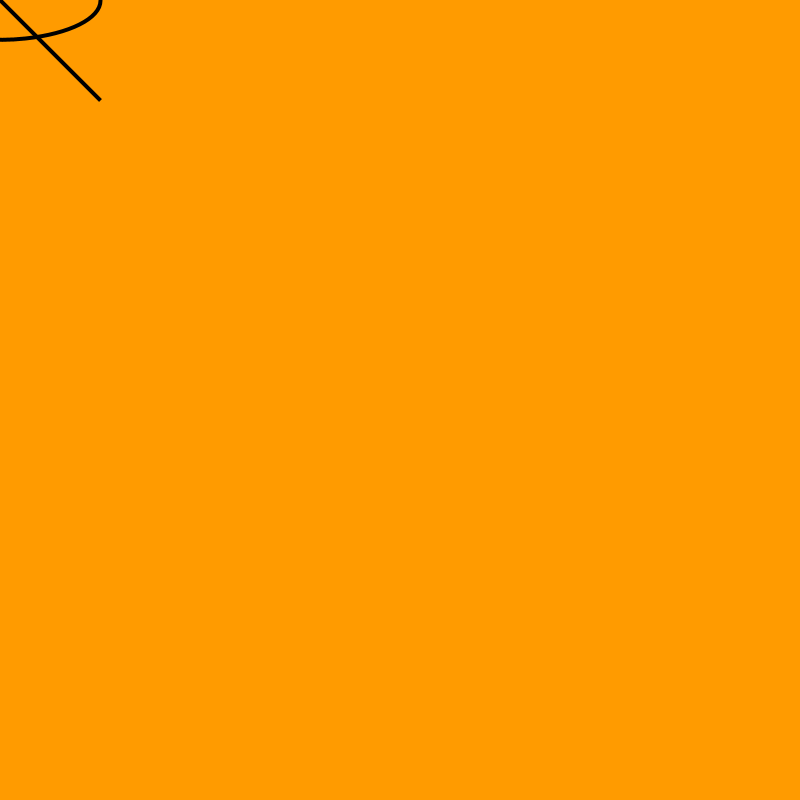
Frame 1 (no input)
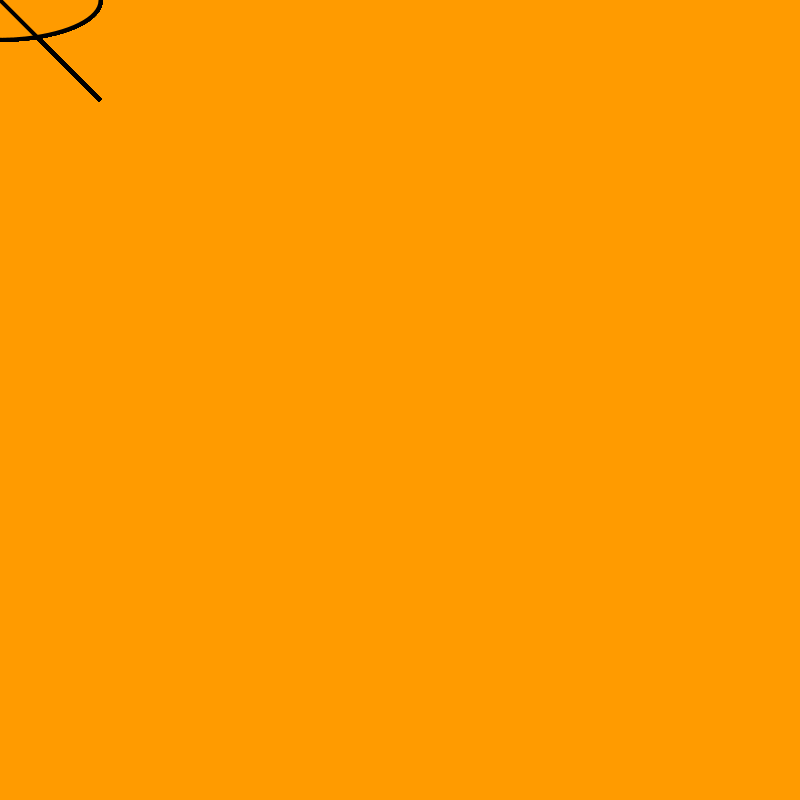
Frame 60 (the mouse pressed at the canvas centre just before this capture)
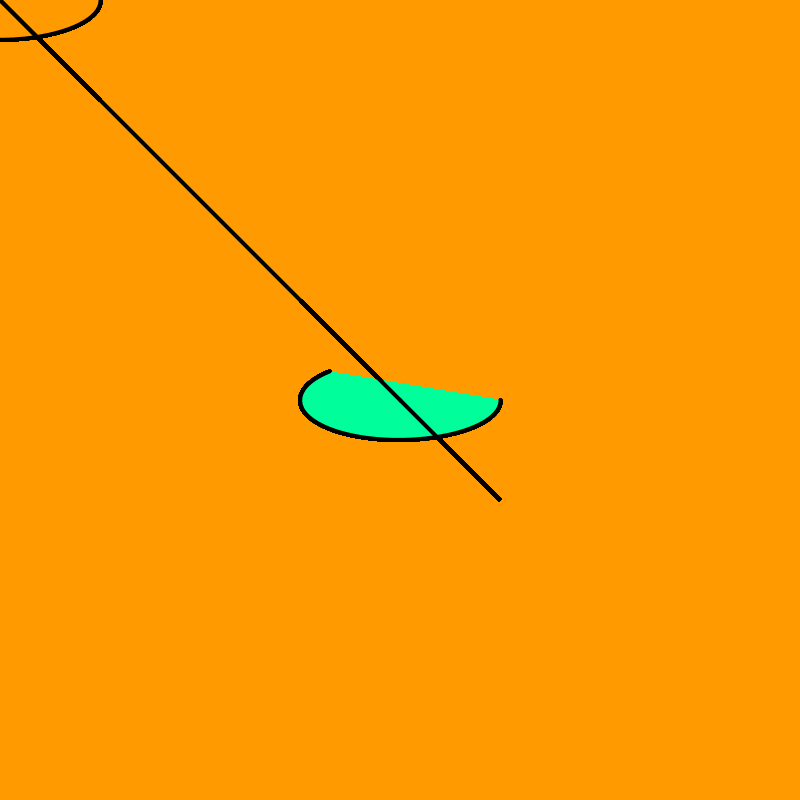
Frame 120 (the mouse held since frame 60 and released just before this capture)

The Processing sketch that drew these frames (run headless with seeded random() and noise(); from frame 60 on, the mouse is pressed at the canvas centre):

// Processing sketch: sketch_004
// ── sketch_004.pde
// Form

float i = 0;
void setup() {
  size(800, 800);
  background(255, 155, 0);
}

void draw() {
  strokeWeight(4);

  if (mousePressed) {
    
    fill(0, 255, 155);
  } else {
    fill(255, 155, 0);
  }
    arc(mouseX, mouseY, 200, 80, 0, PI+QUARTER_PI, OPEN);
    triangle(mouseX, mouseY, mouseX + 100,mouseY + 100, mouseY - 100, mouseY - 100);
  // QUESTION: What are the ellipse modes?
    line(pmouseX,pmouseY, mouseX,mouseY);
  
}
